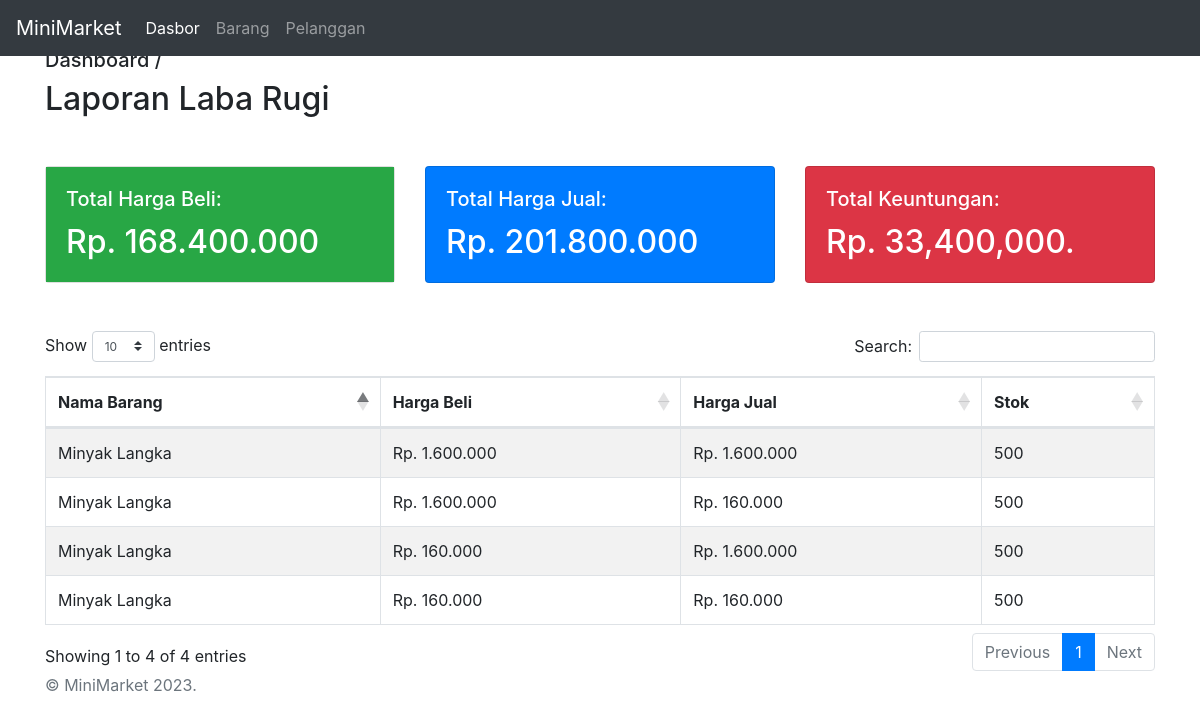
The page / on the database its author committed.
### tables this page shows
CREATE TABLE `Barang` (
  `IdBarang` int(11) NOT NULL AUTO_INCREMENT,
  `IdPengguna` int(11) DEFAULT NULL,
  `IdSupplier` int(11) DEFAULT NULL,
  `NamaBarang` varchar(200) DEFAULT NULL,
  `Keterangan` text,
  `Satuan` decimal(20,2) DEFAULT NULL,
  `Stok` int(11) DEFAULT NULL,
  `JumlahMinimal` int(11) DEFAULT NULL,
  `JumlahMaksimal` int(11) DEFAULT NULL,
  PRIMARY KEY (`IdBarang`),
  KEY `IdPengguna` (`IdPengguna`),
  KEY `IdSupplier` (`IdSupplier`),
  CONSTRAINT `Barang_ibfk_1` FOREIGN KEY (`IdPengguna`) REFERENCES `Pengguna` (`IdPengguna`),
  CONSTRAINT `Barang_ibfk_2` FOREIGN KEY (`IdSupplier`) REFERENCES `Supplier` (`IdSupplier`)
);

CREATE TABLE `Pembelian` (
  `IdPembelian` int(11) NOT NULL AUTO_INCREMENT,
  `IdPengguna` int(11) DEFAULT NULL,
  `IdBarang` int(11) DEFAULT NULL,
  `IdPelanggan` int(11) DEFAULT NULL,
  `JumlahPembelian` int(11) DEFAULT NULL,
  `HargaBeli` decimal(20,2) DEFAULT NULL,
  PRIMARY KEY (`IdPembelian`),
  KEY `IdPengguna` (`IdPengguna`),
  KEY `IdBarang` (`IdBarang`),
  KEY `IdPelanggan` (`IdPelanggan`),
  CONSTRAINT `Pembelian_ibfk_1` FOREIGN KEY (`IdPengguna`) REFERENCES `Pengguna` (`IdPengguna`),
  CONSTRAINT `Pembelian_ibfk_2` FOREIGN KEY (`IdBarang`) REFERENCES `Barang` (`IdBarang`),
  CONSTRAINT `Pembelian_ibfk_3` FOREIGN KEY (`IdPelanggan`) REFERENCES `Pelanggan` (`IdPelanggan`)
);

CREATE TABLE `Penjualan` (
  `IdPenjualan` int(11) NOT NULL AUTO_INCREMENT,
  `IdPengguna` int(11) DEFAULT NULL,
  `IdBarang` int(11) DEFAULT NULL,
  `IdPelanggan` int(11) DEFAULT NULL,
  `JumlahPenjualan` int(11) DEFAULT NULL,
  `HargaJual` decimal(20,2) DEFAULT NULL,
  PRIMARY KEY (`IdPenjualan`),
  KEY `IdBarang` (`IdBarang`),
  KEY `IdPengguna` (`IdPengguna`),
  KEY `IdPelanggan` (`IdPelanggan`),
  CONSTRAINT `Penjualan_ibfk_1` FOREIGN KEY (`IdBarang`) REFERENCES `Barang` (`IdBarang`),
  CONSTRAINT `Penjualan_ibfk_2` FOREIGN KEY (`IdPengguna`) REFERENCES `Pengguna` (`IdPengguna`),
  CONSTRAINT `Penjualan_ibfk_3` FOREIGN KEY (`IdPelanggan`) REFERENCES `Pelanggan` (`IdPelanggan`)
);

### app/controllers/dasbor.php (called while the page is built)
<?php
class DasborController extends Controller
{
    public function index()
    {
        $barang_model = $this->loadModel('BarangModel');
        $data['barang'] = $barang_model->dasborBarang();
        $totalHargaBeli = 0;
        $pembelian_model = $this->loadModel('PembelianModel');
        $pembelian = $pembelian_model->getAllPembelian();
        foreach ($pembelian as $pembelian_item) {
            $totalHargaBeli += $pembelian_item->HargaBeli * $pembelian_item->JumlahPembelian;
        }
        $totalHargaJual = 0;
        $penjualan_model = $this->loadModel('PenjualanModel');
        $penjualan = $penjualan_model->getAllPenjualan();
        foreach ($penjualan as $penjualan_item) {
            $totalHargaJual += $penjualan_item->HargaJual * $penjualan_item->JumlahPenjualan;
        }
        $labaRugi = $totalHargaJual - $totalHargaBeli;
        $data['total_harga_beli'] = $totalHargaBeli;
        $data['total_harga_jual'] = $totalHargaJual;
        $data['laba_rugi'] = $labaRugi;
        $menu = 'dasbor';
        require 'app/views/layouts/header.php';
        require 'app/views/layouts/navbar.php';
        require 'app/views/dasbor/index.php';
        require 'app/views/layouts/footer.php';
    }
}

### index.php (called while the page is built, shortened)
<?php
require 'app/libs/application.php';
require 'app/libs/controller.php';
$app = new Application();

### app/libs/controller.php (called while the page is built, shortened)
<?php
class Controller
{
    public $db = null;
    private function openDatabaseConnection()
    {
        $options = array(PDO::ATTR_DEFAULT_FETCH_MODE => PDO::FETCH_OBJ, PDO::ATTR_ERRMODE => PDO::ERRMODE_WARNING);
        try {
            $this->db = new PDO("mysql:host=" . DB_HOST . ";port=" . DB_PORT . ";dbname=" . DB_NAME, DB_USER, DB_PASS, $options);
        } catch(PDOException $e) {
            echo $e->getMessage();
        }
    }
    public function loadModel($model_name)
    {
        return new $model_name($this->db);
    }
}

### app/models/barangmodel.php (called while the page is built, shortened)
<?php
class BarangModel
{
    private $db;
    function __construct($db)
    {
        $this->db = $db;
    }
    public function dasborBarang()
    {
        try {
            $query = "SELECT * FROM Barang
            INNER JOIN Supplier ON Barang.IdSupplier = Supplier.IdSupplier
            INNER JOIN Penjualan ON Barang.IdBarang = Penjualan.IdBarang
            INNER JOIN Pembelian ON Barang.IdBarang = Pembelian.IdBarang";
            $prepareDB = $this->db->prepare($query);
            $prepareDB->execute();
            $result = $prepareDB->fetchAll();
            return $result;
        } catch (Exception $e) {
            throw $e;
        }
    }
}

### app/models/pembelianmodel.php (called while the page is built, shortened)
<?php
class PembelianModel
{
    private $db;
    function __construct($db)
    {
        $this->db = $db;
    }
    public function getAllPembelian()
    {
        try {
            $query = "SELECT * FROM Pembelian";
            $prepareDB = $this->db->prepare($query);
            $prepareDB->execute();
            $result = $prepareDB->fetchAll();
            return $result;
        } catch (Exception $e) {
            throw $e;
        }
    }
}

### app/models/penjualanmodel.php (called while the page is built, shortened)
<?php
class PenjualanModel
{
    private $db;
    function __construct($db)
    {
        $this->db = $db;
    }
    public function getAllPenjualan()
    {
        try {
            $query = "SELECT * FROM Penjualan";
            $prepareDB = $this->db->prepare($query);
            $prepareDB->execute();
            $result = $prepareDB->fetchAll();
            return $result;
        } catch (Exception $e) {
            throw $e;
        }
    }
}

### app/views/dasbor/index.php (the view)
<main role="main" class="container">
    <div class="mt-5">
        <h5>Dashboard /</h5>
        <h2>Laporan Laba Rugi</h2>
    </div>
    <div class="row mt-5">
        <div class="col-sm-4">
            <div class="card">
                <div class="card-body text-white bg-success">
                    <h5 class="card-title">Total Harga Beli:</h5>
                    <h2 class="card-text">Rp. <?php echo number_format($data['total_harga_beli'], 0, ',', '.'); ?></h2>
                </div>
            </div>
        </div>
        <div class="col-sm-4">
            <div class="card text-white bg-primary">
                <div class="card-body">
                    <h5 class="card-title">Total Harga Jual:</h5>
                    <h2 class="card-text">Rp. <?php echo number_format($data['total_harga_jual'], 0, ',', '.'); ?></h2>
                </div>
            </div>
        </div>
        <div class="col-sm-4">
            <div class="card text-white bg-danger ">
                <div class="card-body">
                    <h5 class="card-title">Total Keuntungan:</h5>
                    <h2 class="card-text">Rp. <?php echo number_format($data['total_harga_jual'] - $data['total_harga_beli']); ?>.</h2>
                </div>
            </div>
        </div>
    </div>
    <div class="table-responsive mt-5">
        <table id="tabel_data" class="table table-striped table-bordered" style="width:100%">
            <thead>
                <tr>
                    <th>Nama Barang</th>
                    <th>Harga Beli</th>
                    <th>Harga Jual</th>
                    <th>Stok</th>
                </tr>
            </thead>
            <tbody>
                <?php foreach ($data['barang'] as $barang) { ?>
                    <tr>
                        <td><?php echo $barang->NamaBarang; ?></td>
                        <td>Rp. <?php echo number_format($barang->HargaBeli, 0, ',', '.'); ?></td>
                        <td>Rp. <?php echo number_format($barang->HargaJual, 0, ',', '.'); ?></td>
                        <td><?php echo $barang->Stok; ?></td>
                    </tr>
                <?php } ?>
            </tbody>
        </table>
    </div>
</main>

### app/libs/application.php (shortened to what this page needs)
<?php
class Application
{
    private $url_controller = null;
    private $url_action = null;
    private $url_parameter_1 = null;
    private $url_parameter_2 = null;
    private $url_parameter_3 = null;
    public function __construct()
    {
        if (file_exists('./app/controllers/' . $this->url_controller . '.php')) {
            require './app/controllers/' . $this->url_controller . '.php';
            $this->url_controller = new $this->url_controller();
            if (method_exists($this->url_controller, $this->url_action)) {
                if (isset($this->url_parameter_3)) {
                    $this->url_controller->{$this->url_action}($this->url_parameter_1, $this->url_parameter_2, $this->url_parameter_3);
                } elseif (isset($this->url_parameter_2)) {
                    $this->url_controller->{$this->url_action}($this->url_parameter_1, $this->url_parameter_2);
                } elseif (isset($this->url_parameter_1)) {
                    $this->url_controller->{$this->url_action}($this->url_parameter_1);
                } else {
                    $this->url_controller->{$this->url_action}();
                }
            } else {
                $this->url_controller->index();
            }
        } else {
            require './app/controllers/dasbor.php';
            $dasbor = new DasborController();
            $dasbor->index();
        }
    }
}

### app/views/layouts/header.php (shortened to what this page needs)
<!doctype html>
<html lang="en">
<head>
  <link href="https://getbootstrap.com/docs/4.0/dist/css/bootstrap.min.css" rel="stylesheet">
  <link href="https://getbootstrap.com/docs/4.0/examples/sticky-footer-navbar/sticky-footer-navbar.css" rel="stylesheet">
  <link href="https://cdn.datatables.net/1.13.4/css/dataTables.bootstrap4.min.css" rel="stylesheet">
</head>
<body>

### app/views/layouts/navbar.php (shortened to what this page needs)
<header>
    <nav class="navbar navbar-expand-md navbar-dark fixed-top bg-dark">
        <a class="navbar-brand" href="<?php echo URL; ?>">MiniMarket</a>
        <div class="collapse navbar-collapse" id="navbarCollapse">
            <ul class="navbar-nav mr-auto">
                <li class="nav-item <?php if (isset($menu) && $menu == 'dasbor') echo 'active'; ?>">
                    <a class="nav-link" href="<?php echo URL; ?>">Dasbor <span class="sr-only">(current)</span></a>
                </li>
                <li class="nav-item <?php if (isset($menu) && $menu == 'barang') echo 'active'; ?>">
                    <a class="nav-link" href="<?php echo URL; ?>barang/index">Barang</a>
                </li>
                <li class="nav-item <?php if (isset($menu) && $menu == 'pelanggan') echo 'active'; ?>">
                    <a class="nav-link" href="<?php echo URL; ?>pelanggan/index">Pelanggan</a>
                </li>
            </ul>
        </div>
    </nav>
</header>

### app/views/layouts/footer.php (shortened to what this page needs)
<footer class="footer">
  <div class="container">
    <span class="text-muted"> &copy; MiniMarket <?= date('Y') ?>.</span>
  </div>
</footer>
</body>
</html>

### rows shown on the page
barang: NamaBarang "Minyak Langka", pembelian.HargaBeli "1.600.000", penjualan.HargaJual "1.600.000", Stok "500", penjualan.HargaJual "160.000", pembelian.HargaBeli "160.000"

### other values the page prints
$data['total_harga_beli'] "168.400.000"
$data['total_harga_jual'] "201.800.000"
$data['total_harga_jual'] - $data['total_harga_beli'] "33,400,000"
